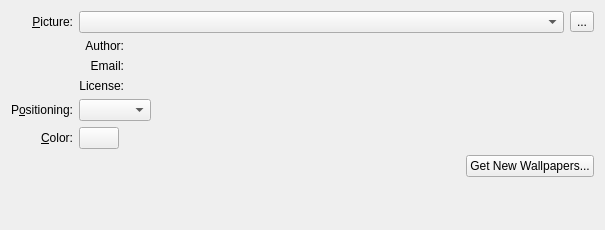
<?xml version="1.0" encoding="UTF-8"?>
<ui version="4.0">
 <class>ImageConfig</class>
 <widget class="QWidget" name="ImageConfig">
  <property name="geometry">
   <rect>
    <x>0</x>
    <y>0</y>
    <width>605</width>
    <height>230</height>
   </rect>
  </property>
  <layout class="QGridLayout" name="gridLayout_2">
   <item row="0" column="0">
    <widget class="QLabel" name="label">
     <property name="text">
      <string>&amp;Picture:</string>
     </property>
     <property name="alignment">
      <set>Qt::AlignRight|Qt::AlignTrailing|Qt::AlignVCenter</set>
     </property>
     <property name="buddy">
      <cstring>m_view</cstring>
     </property>
    </widget>
   </item>
   <item row="0" column="1">
    <widget class="QComboBox" name="m_view">
     <property name="sizePolicy">
      <sizepolicy hsizetype="Preferred" vsizetype="Fixed">
       <horstretch>1</horstretch>
       <verstretch>1</verstretch>
      </sizepolicy>
     </property>
    </widget>
   </item>
   <item row="0" column="2">
    <widget class="QToolButton" name="m_pictureUrlButton">
     <property name="toolTip">
      <string>Browse</string>
     </property>
     <property name="text">
      <string>...</string>
     </property>
    </widget>
   </item>
   <item row="1" column="1" colspan="2">
    <layout class="QGridLayout" name="gridLayout">
     <item row="0" column="0">
      <widget class="QLabel" name="m_authorLabel">
       <property name="text">
        <string>Author:</string>
       </property>
       <property name="alignment">
        <set>Qt::AlignRight|Qt::AlignTrailing|Qt::AlignVCenter</set>
       </property>
      </widget>
     </item>
     <item row="0" column="1">
      <widget class="QLabel" name="m_authorLine">
       <property name="sizePolicy">
        <sizepolicy hsizetype="Preferred" vsizetype="Fixed">
         <horstretch>1</horstretch>
         <verstretch>0</verstretch>
        </sizepolicy>
       </property>
       <property name="text">
        <string/>
       </property>
      </widget>
     </item>
     <item row="1" column="0">
      <widget class="QLabel" name="m_emailLabel">
       <property name="text">
        <string>Email:</string>
       </property>
       <property name="alignment">
        <set>Qt::AlignRight|Qt::AlignTrailing|Qt::AlignVCenter</set>
       </property>
      </widget>
     </item>
     <item row="1" column="1">
      <widget class="QLabel" name="m_emailLine">
       <property name="sizePolicy">
        <sizepolicy hsizetype="Preferred" vsizetype="Fixed">
         <horstretch>0</horstretch>
         <verstretch>0</verstretch>
        </sizepolicy>
       </property>
       <property name="text">
        <string/>
       </property>
      </widget>
     </item>
     <item row="2" column="0">
      <widget class="QLabel" name="m_licenseLabel">
       <property name="text">
        <string>License:</string>
       </property>
       <property name="alignment">
        <set>Qt::AlignRight|Qt::AlignTop|Qt::AlignTrailing</set>
       </property>
      </widget>
     </item>
     <item row="2" column="1">
      <widget class="QLabel" name="m_licenseLine">
       <property name="sizePolicy">
        <sizepolicy hsizetype="Preferred" vsizetype="Fixed">
         <horstretch>1</horstretch>
         <verstretch>0</verstretch>
        </sizepolicy>
       </property>
       <property name="text">
        <string/>
       </property>
       <property name="alignment">
        <set>Qt::AlignLeading|Qt::AlignLeft|Qt::AlignTop</set>
       </property>
      </widget>
     </item>
    </layout>
   </item>
   <item row="2" column="0">
    <widget class="QLabel" name="label_4">
     <property name="text">
      <string>P&amp;ositioning:</string>
     </property>
     <property name="alignment">
      <set>Qt::AlignRight|Qt::AlignTrailing|Qt::AlignVCenter</set>
     </property>
     <property name="buddy">
      <cstring>m_resizeMethod</cstring>
     </property>
    </widget>
   </item>
   <item row="2" column="1" colspan="2">
    <layout class="QHBoxLayout" name="horizontalLayout">
     <item>
      <widget class="QComboBox" name="m_resizeMethod">
       <property name="sizePolicy">
        <sizepolicy hsizetype="Preferred" vsizetype="Fixed">
         <horstretch>0</horstretch>
         <verstretch>0</verstretch>
        </sizepolicy>
       </property>
      </widget>
     </item>
     <item>
      <spacer name="spacer_2">
       <property name="orientation">
        <enum>Qt::Horizontal</enum>
       </property>
       <property name="sizeHint" stdset="0">
        <size>
         <width>187</width>
         <height>17</height>
        </size>
       </property>
      </spacer>
     </item>
    </layout>
   </item>
   <item row="3" column="0">
    <widget class="QLabel" name="label_5">
     <property name="text">
      <string>&amp;Color:</string>
     </property>
     <property name="alignment">
      <set>Qt::AlignRight|Qt::AlignTrailing|Qt::AlignVCenter</set>
     </property>
     <property name="buddy">
      <cstring>m_color</cstring>
     </property>
    </widget>
   </item>
   <item row="3" column="1" colspan="2">
    <layout class="QHBoxLayout" name="horizontalLayout_2">
     <item>
      <widget class="KColorButton" name="m_color">
       <property name="sizePolicy">
        <sizepolicy hsizetype="Minimum" vsizetype="Fixed">
         <horstretch>0</horstretch>
         <verstretch>0</verstretch>
        </sizepolicy>
       </property>
       <property name="color">
        <color>
         <red>70</red>
         <green>90</green>
         <blue>130</blue>
        </color>
       </property>
       <property name="defaultColor">
        <color>
         <red>70</red>
         <green>90</green>
         <blue>130</blue>
        </color>
       </property>
      </widget>
     </item>
     <item>
      <spacer name="spacer">
       <property name="orientation">
        <enum>Qt::Horizontal</enum>
       </property>
       <property name="sizeHint" stdset="0">
        <size>
         <width>40</width>
         <height>20</height>
        </size>
       </property>
      </spacer>
     </item>
    </layout>
   </item>
   <item row="4" column="1" colspan="2">
    <layout class="QHBoxLayout" name="horizontalLayout_3">
     <item>
      <spacer name="horizontalSpacer">
       <property name="orientation">
        <enum>Qt::Horizontal</enum>
       </property>
       <property name="sizeHint" stdset="0">
        <size>
         <width>40</width>
         <height>20</height>
        </size>
       </property>
      </spacer>
     </item>
     <item>
      <widget class="QPushButton" name="m_newStuff">
       <property name="toolTip">
        <string>Download new wallpapers</string>
       </property>
       <property name="text">
        <string>Get New Wallpapers...</string>
       </property>
      </widget>
     </item>
    </layout>
   </item>
   <item row="5" column="1">
    <spacer name="verticalSpacer_2">
     <property name="orientation">
      <enum>Qt::Vertical</enum>
     </property>
     <property name="sizeHint" stdset="0">
      <size>
       <width>13</width>
       <height>5</height>
      </size>
     </property>
    </spacer>
   </item>
  </layout>
 </widget>
 <customwidgets>
  <customwidget>
   <class>KColorButton</class>
   <extends>QPushButton</extends>
   <header>kcolorbutton.h</header>
  </customwidget>
 </customwidgets>
 <resources/>
 <connections/>
</ui>
